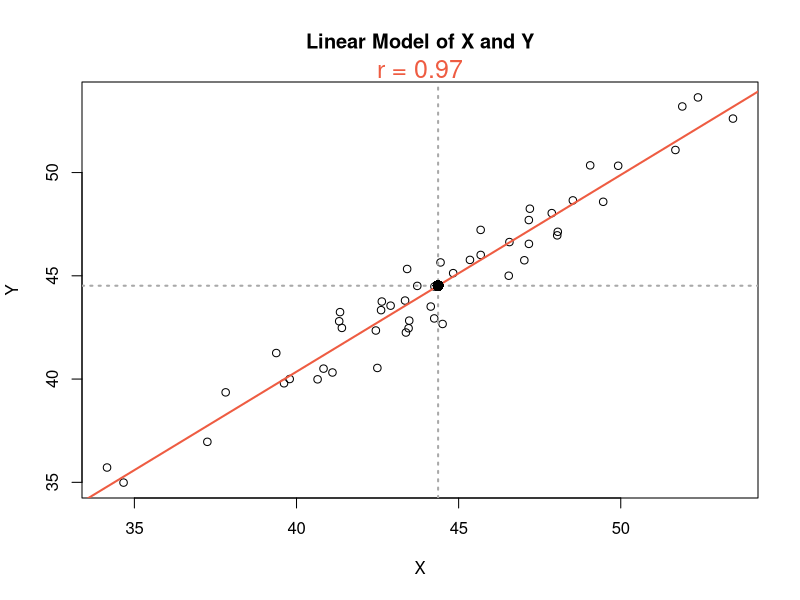
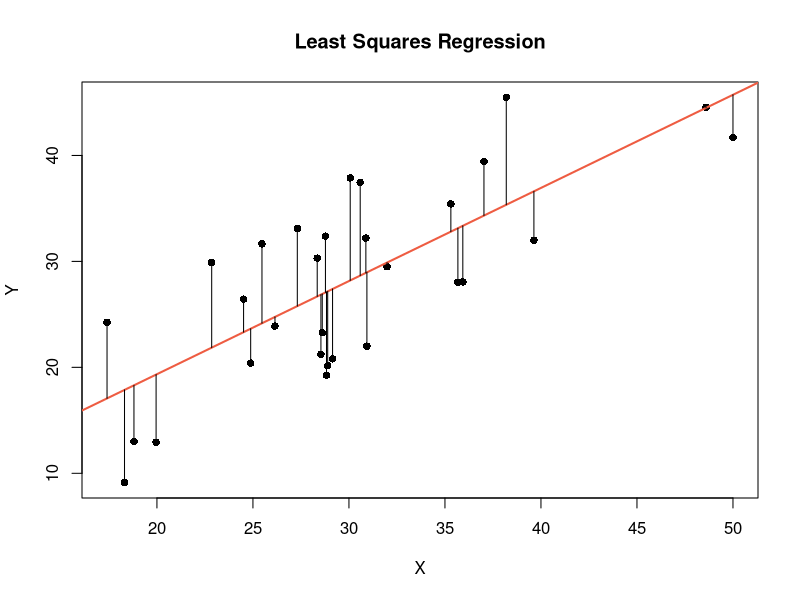
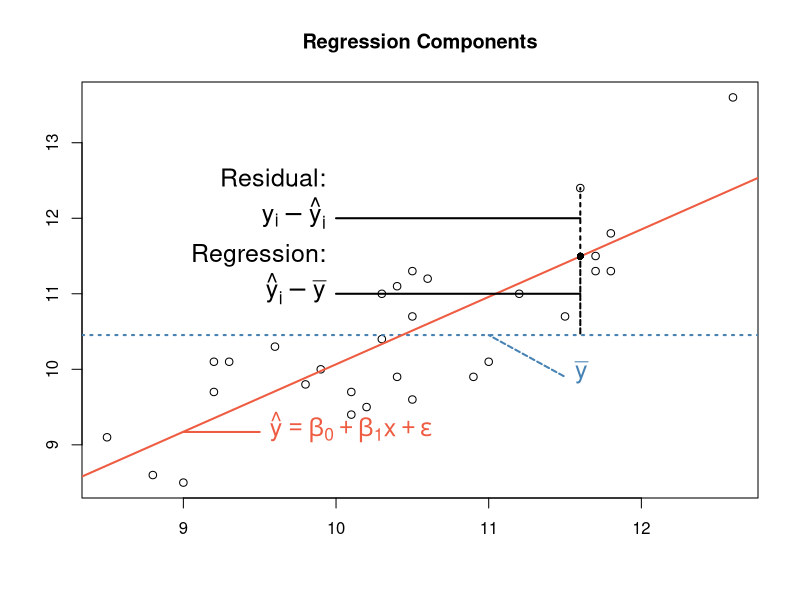
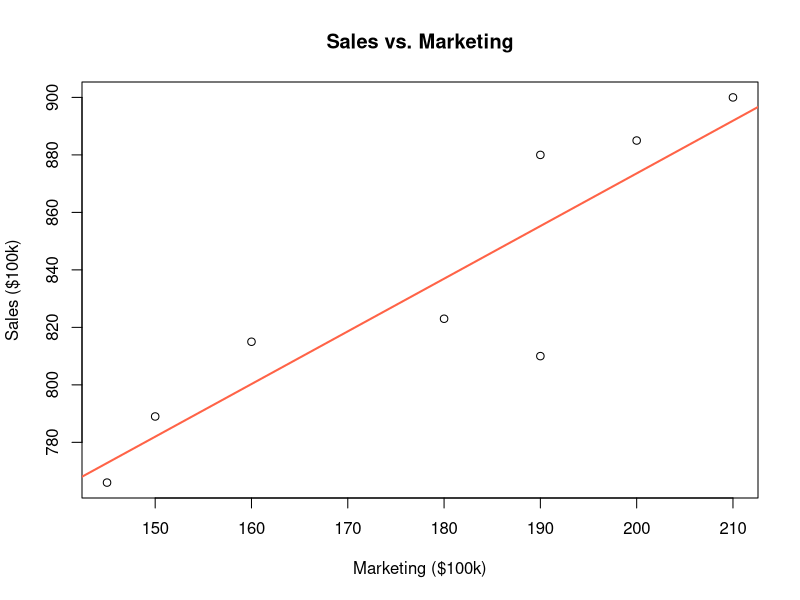

Source code (R) for these figures, in order:
####
# Visualize linear regression
####

# Simulate data points with a strong positive correlation.
x <- rnorm(50, 45, 4)
y <- jitter(x, amount=2)
plot(x, y, main="Linear Model of X and Y", xlab="X", ylab="Y")

# Add correlation coefficient to top margin.
r <- round(cor(x, y), 2)
r.text <- paste("r = ", r, sep="")
mtext(r.text, col="tomato2", cex=1.5)

# Build a linear model and add it to the plot.
model <- lm(y ~ x)
print(model)
abline(model, col="tomato2", lwd=2)

# Add centroid to the plot.
abline(v=mean(x), lwd=2, lty=3, col="darkgray")
abline(h=mean(y), lwd=2, lty=3, col="darkgray")
points(mean(x), mean(y), pch=16, cex=1.5)

####
# Visualize least squares method
####

# Simulate data points and add a linear regression line.
x <- rnorm(30, 30, 8)
y <- jitter(x, amount=10)
plot(x, y, main="Least Squares Regression", xlab="X", ylab="Y", pch=16)
model <- lm(y ~ x)
abline(model, col="tomato2", lwd=2)

# Add residual lines.
for (i in 1:length(x)) {
  polygon(c(x[i], x[i]), c(predict(model)[i], y[i]))
}

####
# Example: Ages of Spouses
####

# Load the data.
wife <- c(35, 59, 60, 74, 74, 81)
husband <- c(41, 56, 61, 68, 77, 77)
spouse.ages <- data.frame(wife, husband)

# Check for a linear relationship (correlation coefficient).
cor(spouse.ages$wife, spouse.ages$husband)

# Find the model for the linear relationship.
model <- lm(spouse.ages$wife ~ spouse.ages$husband)
print(model)

####
# Regression fit
####

# Visualize regression components.
x <- c(10.1, 8.5, 9.0, 11.2, 10.2, 11.8, 10.5, 10.3, 11.0,
       10.1, 11.5, 10.4, 11.7, 9.8, 8.8, 10.5, 10.6, 10.3,
       9.2, 11.6, 11.7, 11.8, 10.4, 10.9, 9.9, 9.3, 9.2, 9.6,
       12.6, 10.5)
y <- c(9.4, 9.1, 8.5, 11.0, 9.5, 11.8, 9.6, 10.4, 10.1, 9.7,
       10.7, 11.1, 11.3, 9.8, 8.6, 10.7, 11.2, 11.0, 10.1,
       12.4, 11.5, 11.3, 9.9, 9.9, 10.0, 10.1, 9.7, 10.3,
       13.6, 11.3)
plot(x, y, main="Regression Components", xlab="", ylab="")

# Draw the linear model and mean line.
model <- lm(y ~ x)
abline(h=mean(y), col="steelblue", lwd=2, lty=3)
abline(model, col="tomato2", lwd=2)

# Add labels for regression line and mean line.
polygon(c(9, 9.5), c(9.17, 9.17), border="tomato2", lwd=2)
text(9.5, 9.17, expression(hat(y)==beta[0]+beta[1]*x+epsilon), pos=4, cex=1.5, col="tomato2")

polygon(c(11, 11.5), c(mean(y), 9.9), border="steelblue", lwd=2, lty=3)
text(11.5, 9.9, expression(bar(y)), cex=1.5, col="steelblue", pos=4)

# Draw a point on the regression line and lines showing the
# regression component and residual component.
points(11.6, predict(model)[20], pch=16)
polygon(c(11.6, 11.6), c(predict(model)[20], mean(y)), lwd=2, lty=3)
polygon(c(11.6, 11.6), c(predict(model)[20], y[20]), lwd=2, lty=3)

# Add labels fir regression an residual components.
polygon(c(10, 11.6), c(12, 12), lwd=2)
text(10, 12, expression(y[i] - hat(y)[i]), pos=2, cex=1.5)
text(10, 12.5, "Residual:", pos=2, cex=1.5)

polygon(c(10, 11.6), c(11, 11), lwd=2)
text(10, 11, expression(hat(y)[i] - bar(y)), pos=2, cex=1.5)
text(10, 11.5, "Regression:", pos=2, cex=1.5)

####
# Example: Marketing and sales
####

# Load the data into a data frame.
quarters <- c(1, 2, 3, 4, 5, 6, 7, 8)
marketing <- c(150, 145, 160, 180, 190, 190, 200, 210)
sales <- c(789, 766, 815, 823, 810, 880, 885, 900)

data <- data.frame(qarter=quarters, marketing, sales)

# Always plot the data first.
plot(data$sales ~ data$marketing, main="Sales vs. Marketing", xlab="Marketing ($100k)", ylab="Sales ($100k)")

# Build a linear model.
model <- lm(data$sales ~ data$marketing)

# Add the model to the plot.
abline(model, col="tomato", lwd=2)

# Test the model for significance.
summary(model)

# Values used in the formal test.
critical.t <- qt(0.025, df=6, lower.tail=FALSE)
print(critical.t)
